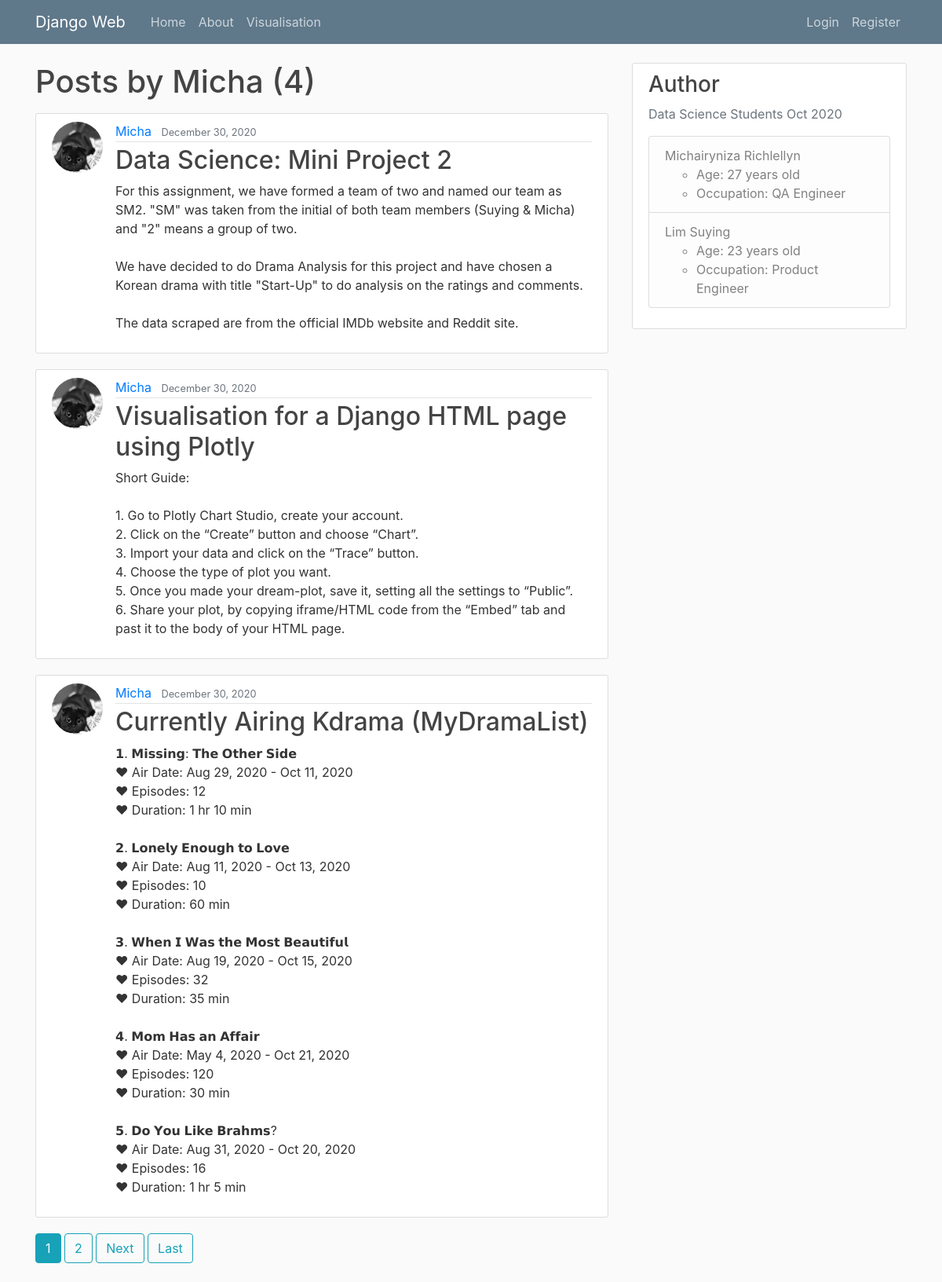
Page /user/Micha on the committed database.
### blog/models.py (models this page shows, shortened)
class Post(models.Model):
    title = models.CharField(max_length=100)
    content = models.TextField()
    date_posted = models.DateTimeField(default=timezone.now)
    author = models.ForeignKey(User, on_delete=models.CASCADE)

### users/models.py (models this page shows, shortened)
class Profile(models.Model):
    user = models.OneToOneField(User, on_delete=models.CASCADE)
    image = models.ImageField(default='default.jpg', upload_to='profile_pics')

### blog/views.py (the view)
# urls.py: path('user/<str:username>', UserPostListView.as_view(), name='user-posts'),
class UserPostListView(ListView):
    model = Post
    template_name = 'blog/user_posts.html'  # <app>/<model>_<viewtype>.html
    context_object_name = 'posts'
    paginate_by = 3
    def get_queryset(self):
        user = get_object_or_404(User, username=self.kwargs.get('username'))
        return Post.objects.filter(author=user).order_by('date_posted')

### blog/templates/blog/user_posts.html (shortened to what this page needs)
{% extends "blog/base.html" %} {% block content %}
<h1 class="mb-3">Posts by {{ view.kwargs.username }} ({{ page_obj.paginator.count }})</h1>
{% for post in posts %}
<article class="media content-section">
    <img class="rounded-circle article-img" src="{{ post.author.profile.image.url }}">
    <div class="media-body">
        <div class="article-metadata">
            <a class="mr-2" href="{% url 'user-posts' post.author.username %}">{{ post.author }}</a>
            <small class="text-muted">{{ post.date_posted|date:"F d, Y" }}</small>
        </div>
        <h2><a class="article-title" href="{% url 'post-detail' post.id %}">{{ post.title }}</a></h2>
        <p class="article-content">{{ post.content }}</p>
    </div>
</article>
{% endfor %} {% if is_paginated %}  {% for num in page_obj.paginator.page_range %} {% if page_obj.number == num %}
<a class="btn btn-info mb-4" href="?page={{ num }}">{{ num }}</a> {% elif num > page_obj.number|add:'-3' %}
<a class="btn btn-outline-info mb-4" href="?page={{ num }}">{{ num }}</a> {% endif %} {% endfor %} {% if page_obj.has_next %}
<a class="btn btn-outline-info mb-4" href="?page={{ page_obj.next_page_number }}">Next</a>
<a class="btn btn-outline-info mb-4" href="?page={{ page_obj.paginator.num_pages }}">Last</a> {% endif %} {% endif %} {% endblock content %}

### blog/static/blog/main.css (style rules this page uses)
body { background: #fafafa; color: #333333; margin-top: 5rem; }
h1, h2, h3, h4, h5, h6 { color: #444444; }
.content-section { background: #ffffff; padding: 10px 20px; border: 1px solid #dddddd; border-radius: 3px; margin-bottom: 20px; }
.article-title { color: #444444; }
.article-content { white-space: pre-line; }
.article-img { height: 65px; width: 65px; margin-right: 16px; }
.article-metadata { padding-bottom: 1px; margin-bottom: 4px; border-bottom: 1px solid #e3e3e3 }

### rows in the picture
Post: author.profile.image (picture), author "Micha", date_posted "December 30, 2020", title "Data Science: Mini Project 2", content "For this assignment, we have formed a team of two and named our team as SM2. \"SM\" was taken from the initial of both team members (Suying & Micha) and \"2\" means a group of two. We have decided to do Drama Analysis for this project and have chosen a Korean drama with title \"Start-Up\" to do analysis on the ratings and comments. The data scraped are from the official IMDb website and Reddit site."
Post: author.profile.image (picture), author "Micha", date_posted "December 30, 2020", title "Visualisation for a Django HTML page using Plotly", content "Short Guide: 1. Go to Plotly Chart Studio, create your account. 2. Click on the “Create” button and choose “Chart”. 3. Import your data and click on the “Trace” button. 4. Choose the type of plot you want. 5. Once you made your dream-plot, save it, setting all the settings to “Public”. 6. Share your plot, by copying iframe/HTML code from the “Embed” tab and past it to the body of your HTML page."
Post: author.profile.image (picture), author "Micha", date_posted "December 30, 2020", title "Currently Airing Kdrama (MyDramaList)", content "𝟭. 𝗠𝗶𝘀𝘀𝗶𝗻𝗴: 𝗧𝗵𝗲 𝗢𝘁𝗵𝗲𝗿 𝗦𝗶𝗱𝗲 ♥ Air Date: Aug 29, 2020 - Oct 11, 2020 ♥ Episodes: 12 ♥ Duration: 1 hr 10 min 𝟮. 𝗟𝗼𝗻𝗲𝗹𝘆 𝗘𝗻𝗼𝘂𝗴𝗵 𝘁𝗼 𝗟𝗼𝘃𝗲 ♥ Air Date: Aug 11, 2020 - Oct 13, 2020 ♥ Episodes: 10 ♥ Duration: 60 min 𝟯. 𝗪𝗵𝗲𝗻 𝗜 𝗪𝗮𝘀 𝘁𝗵𝗲 𝗠𝗼𝘀𝘁 𝗕𝗲𝗮𝘂𝘁𝗶𝗳𝘂𝗹 ♥ Air Date: Aug 19, 2020 - Oct 15, 2020 ♥ Episodes: 32 ♥ Duration: 35 min 𝟰. 𝗠𝗼𝗺 𝗛𝗮𝘀 𝗮𝗻 𝗔𝗳𝗳𝗮𝗶𝗿 ♥ Air Date: May 4, 2020 - Oct 21, 2020 ♥ Episodes: 120 ♥ Duration: 30 min 𝟱. 𝗗𝗼 𝗬𝗼𝘂 𝗟𝗶𝗸𝗲 𝗕𝗿𝗮𝗵𝗺𝘀? ♥ Air Date: Aug 31, 2020 - Oct 20, 2020 ♥ Episodes: 16 ♥ Duration: 1 hr 5 min"

### other values in the picture
{{ view.kwargs.username }} "Micha"
{{ page_obj.paginator.count }} "4"
{{ num }} "1"
{{ num }} "2"
